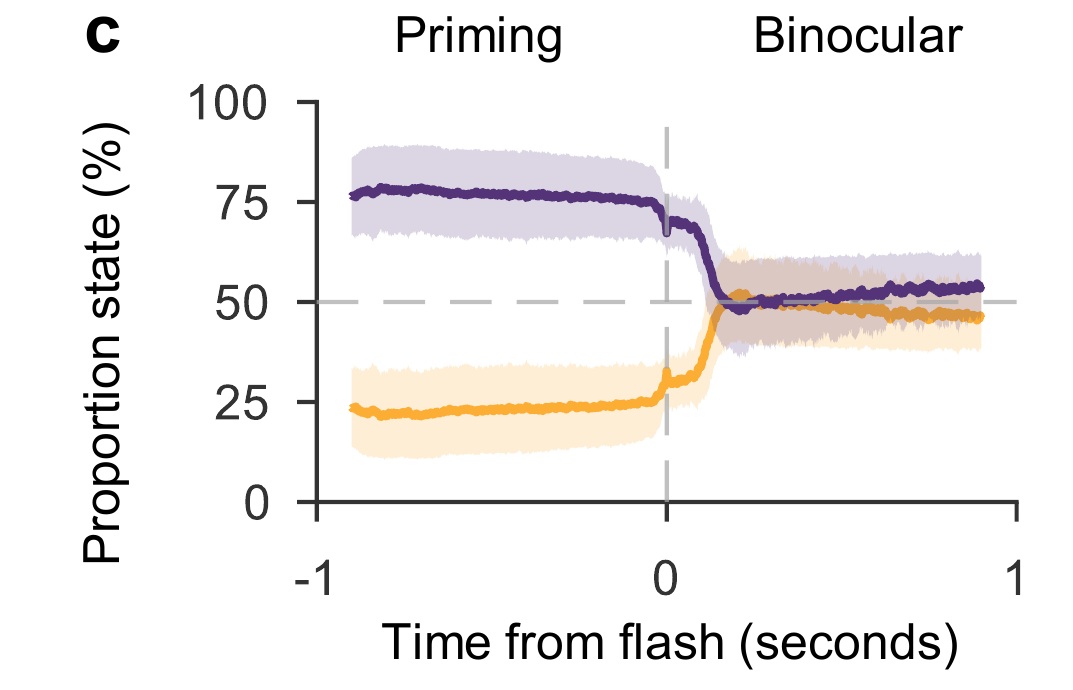
#> input picture digitize/fig2c_crop.png, 1073 x 690 px, found by its file name
$ python digitize_fig2c_5c.py
#> lines starting #> are read from the running program, lines starting #| are printed output that depends on the picture; after the words box and inside, x2 and y2 are one past the last pixel; in counts of white or black regions, pixels touching at a corner belong together
"""Digitize Fig. 2c (state occupancy) and Fig. 5c (median dwell vs bin size) of Hesse et al. (2026)."""
import json
import numpy as np
from PIL import Image

def load(p):
#> called with p = 'digitize/fig2c_crop.png'
    return np.asarray(Image.open(p).convert("RGB")).astype(int)

def group(v):
    out, cur = [], [v[0]]
    for a in v[1:]:
        if a - cur[-1] <= 1:
            cur.append(a)
        else:
            out.append(float(np.mean(cur))); cur = [a]
    out.append(float(np.mean(cur))); return out

# ---------- Fig 2c ----------
im = load("digitize/fig2c_crop.png"); H, W, _ = im.shape
#> after `H, W, _ = im.shape`: H = 690; W = 1073
gray = im.mean(axis=2); dark = gray < 90
#> after `gray = im.mean(axis=2)`:
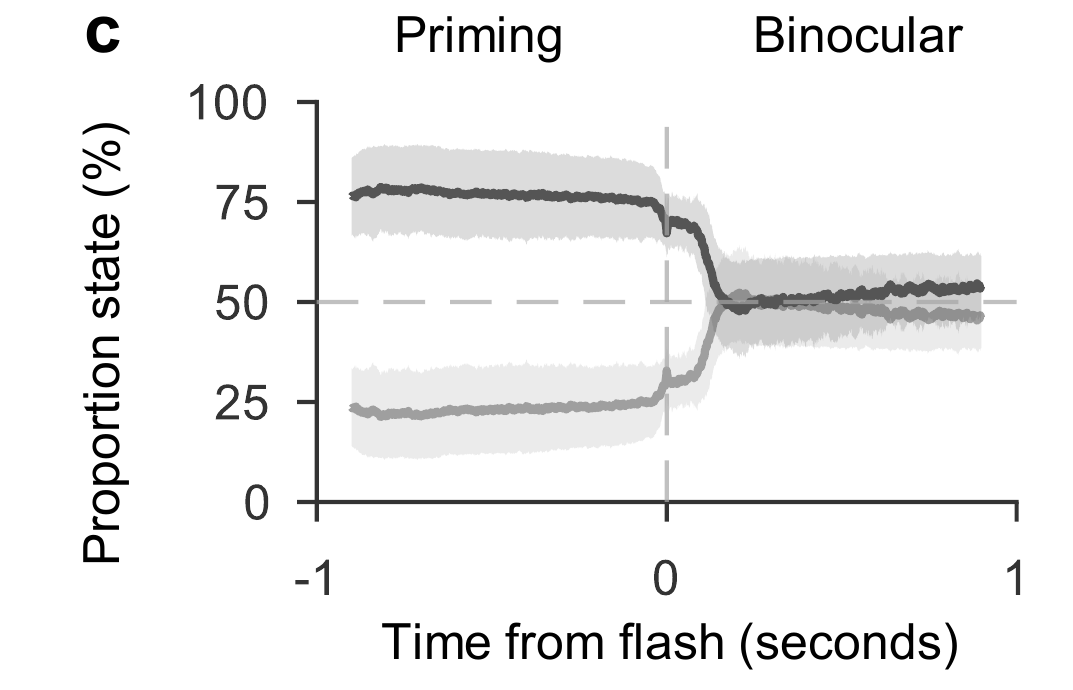
#> gray: shape (690, 1073) float64; min 0, max 255, mean 241.4
#> after `dark = gray < 90`:
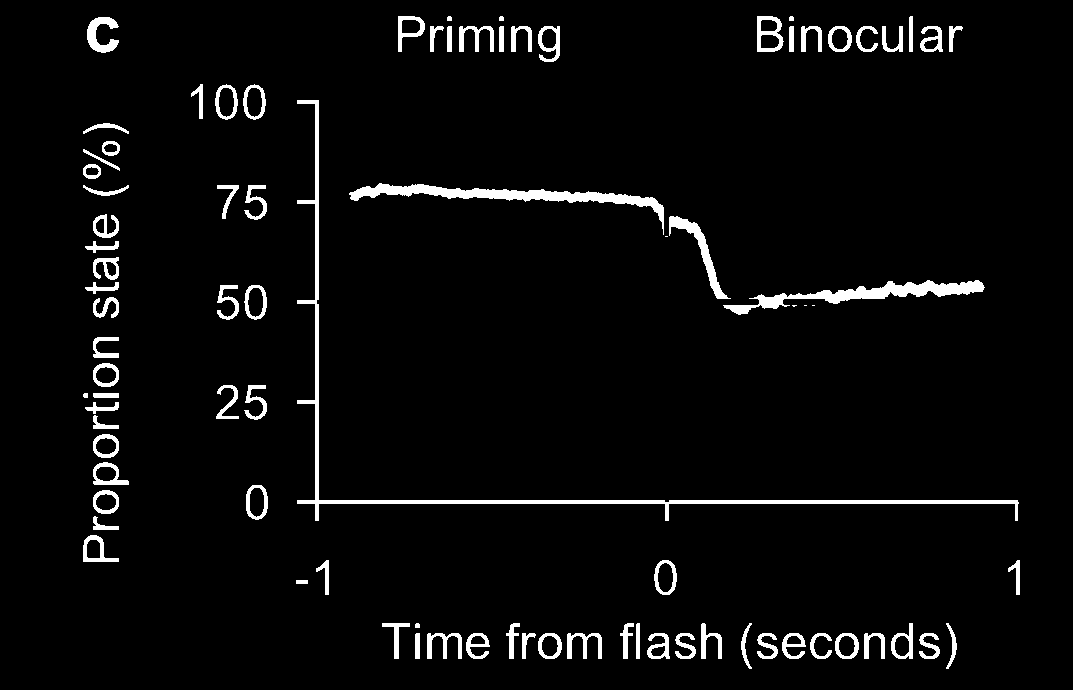
#> dark: shape (690, 1073) bool; 4% white; 86 white regions (4 under 20 px), largest, box (x1, y1, x2, y2) and area: (297, 100, 1019, 521) 4945, (349, 183, 664, 235) 2991, (723, 280, 985, 315) 2556
ax_col = int(np.argmax(dark[:, :600].sum(axis=0)))
#> ax_col = 316
ax_row = int(np.argmax(dark[300:, :].sum(axis=1)) + 300)
#> ax_row = 502
ty = group([r for r in range(H) if dark[r, ax_col - 14:ax_col - 2].mean() > 0.8])
#> in group, `out, cur = [], [v[0]]`: out = []; cur = [100]
#> the loop in group, `for a in v[1:]:` made 19 passes
#> (a, cur) on passes 4, 8, 12, 16: (200, [200]), (300, [300]), (400, [400]), (500, [500])
#> a on passes 1, 2, 3, 5, 6, 7: 101, 102, 103, 201, 202, 203
#> after the loop in group, `for a in v[1:]:`: out = [101.5, 201.5, 301.5, 401.5]
#> ty = [101.5, 201.5, 301.5, 401.5, 501.5]
tx = group([c for c in range(W) if dark[ax_row + 2:ax_row + 14, c].mean() > 0.8])
#> the loop in group (call 2), `for a in v[1:]:` made 15 passes
#> (a, cur) on passes 3, 5, 9, 13: (264, [264]), (315, [315]), (665, [665]), (1015, [1015])
#> a on passes 1, 2, 4, 6, 7, 8: 248, 249, 265, 316, 317, 318
#> tx = [248, 264.5, 316.5, 666.5, 1016]
print("2c axes", ax_col, ax_row, ty, tx)
#| 2c axes 316 502 [101.5, 201.5, 301.5, 401.5, 501.5] [248.0, 264.5, 316.5, 666.5, 1016.0]
ty = sorted(ty)  # 100, 75, 50, 25, 0 top->bottom
y100, y0 = ty[0], ty[-1]
#> y100 = 101.5; y0 = 501.5
x_m1, x_p1 = tx[0], tx[-1]
#> x_m1 = 248; x_p1 = 1016
def yval(r): return 100 * (y0 - r) / (y0 - y100)
def tval(c): return -1 + 2 * (c - x_m1) / (x_p1 - x_m1)
orange = (im[:, :, 0] > 220) & (im[:, :, 1] > 140) & (im[:, :, 1] < 185) & (im[:, :, 2] < 80)
#> orange: shape (690, 1073) bool; 0.55% white; 9 white regions (6 under 20 px), largest, box (x1, y1, x2, y2) and area: (349, 317, 716, 421) 3908, (968, 312, 985, 324) 95, (925, 317, 933, 324) 37
purple = (im[:, :, 0] < 110) & (im[:, :, 1] < 70) & (im[:, :, 2] > 100) & (im[:, :, 2] < 160)
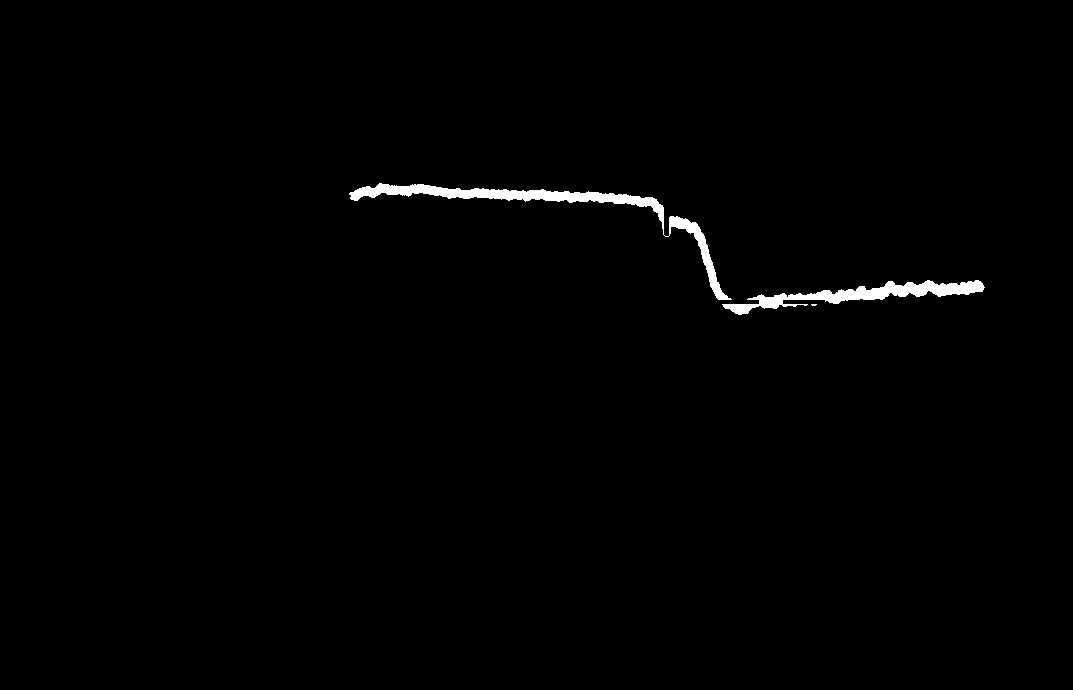
#> purple: shape (690, 1073) bool; 0.92% white; 3 white regions (1 under 20 px), largest, box (x1, y1, x2, y2) and area: (349, 183, 732, 300) 4017, (722, 280, 985, 315) 2753
occ = []
for c in range(int(x_m1) + 5, int(x_p1) - 5, 3):
    ro = np.where(orange[:, c])[0]; rp = np.where(purple[:, c])[0]
    occ.append({"t": round(tval(c), 3),
                "state1_pct": float(yval(np.median(ro))) if len(ro) else None,
                "state2_pct": float(yval(np.median(rp))) if len(rp) else None})
#> this loop made 253 passes
#> (ro, rp) on passes 33 to 35: ([409, 410], [193, 194]), ([404, 405, 406, 407, 408, 409, 410, 411], [192, 193, 194, 195, 196, 197, 198, 199]), ([403, 404, 405, 406, 407, 408, 409, 410, 411, 412], [190, 191, 192, 193, 194, 195, 196, 197, 198, 199, 200])
#> after the loop, occ = 253 items
def mean_in(key, a, b):
#> called with key = 'state1_pct', a = -0.9, b = -0.1
    v = [o[key] for o in occ if a <= o["t"] <= b and o[key] is not None]
#> v = 82 values, max 24 at index 74, min 21.62 at index 11, mean 22.88
    return float(np.mean(v)), len(v)
summ2c = {
    "priming_state1_pct_-0.9_-0.1": mean_in("state1_pct", -0.9, -0.1),
    "priming_state2_pct_-0.9_-0.1": mean_in("state2_pct", -0.9, -0.1),
    "binocular_state1_pct_0.3_0.9": mean_in("state1_pct", 0.3, 0.9),
    "binocular_state2_pct_0.3_0.9": mean_in("state2_pct", 0.3, 0.9),
    "binocular_state1_pct_0.3_0.5": mean_in("state1_pct", 0.3, 0.5),
    "binocular_state1_pct_0.7_0.9": mean_in("state1_pct", 0.7, 0.9),
}
print(json.dumps(summ2c, indent=1))
#> (printed output is left out)

# ---------- Fig 5c (lower panel: median dwell vs bin size, log x axis) ----------
im = load("digitize/fig5c_crop.png"); H, W, _ = im.shape
#> call 2 of load, with p = 'digitize/fig5c_crop.png'
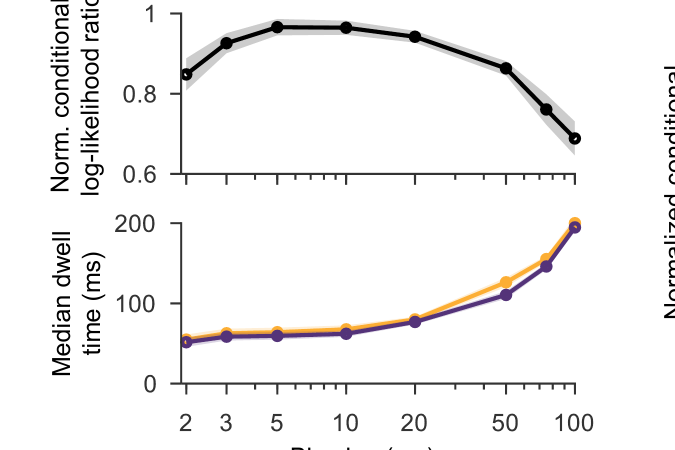
#> input picture digitize/fig5c_crop.png, 1350 x 900 px, found by its file name (shown at 1/2 size)
#> after `H, W, _ = im.shape`: H = 900; W = 1350
gray = im.mean(axis=2); dark = gray < 90
#> after `dark = gray < 90`:
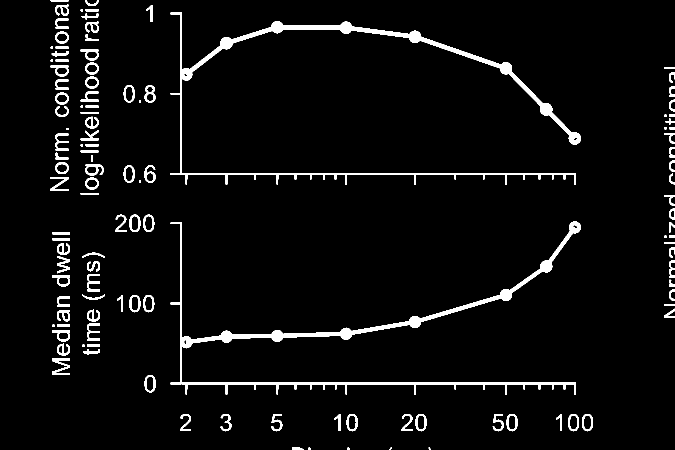
#> dark: shape (900, 1350) bool (shown at 1/2 size); 4.3% white; 119 white regions (3 under 20 px), largest, box (x1, y1, x2, y2) and area: (341, 25, 1162, 369) 15145, (341, 443, 1162, 789) 14062, (104, 716, 140, 750) 571
ax_col = int(np.argmax(dark[:, :500].sum(axis=0)))
#> ax_col = 363
# lower panel x-axis row: dark row with many pixels below row 600
rows = dark[600:, :].sum(axis=1); ax_row = int(np.argmax(rows) + 600)
#> after `rows = dark[600:, :].sum(axis=1)`: rows = 300 values, max 819 at index 165, min 0 at index 189, mean 60.9
#> after `ax_row = int(np.argmax(rows) + 600)`: ax_row = 765
ty = group([r for r in range(400, H) if dark[r, ax_col - 14:ax_col - 2].mean() > 0.8])
#> ty = [446, 606.5, 766.5]
print("5c axis", ax_col, ax_row, "yticks", ty)
#| 5c axis 363 765 yticks [446.0, 606.5, 766.5]
ty = [t for t in ty if t > 420]
y200, y0 = min(ty), max(ty)  # ticks 200,100,0
#> y200 = 446; y0 = 766.5
def dval(r): return 200 * (y0 - r) / (y0 - y200)
# x positions of the bin-size ticks (log scale): label positions known 2,3,5,10,20,50,100
tx = group([c for c in range(W) if dark[ax_row + 2:ax_row + 14, c].mean() > 0.8])
#> tx = [291, 308, 372.5, 452.5, 509.5, 554.5, 590.5, 621, 647.5, 671, 691.5, 829.5, 910, 967.5, 1011.5, 1048, 1078.5, 1105, 1128.5, 1149.5]
print("x ticks (minor+major)", [round(t) for t in tx])
#| x ticks (minor+major) [291, 308, 372, 452, 510, 554, 590, 621, 648, 671, 692, 830, 910, 968, 1012, 1048, 1078, 1105, 1128, 1150]
orange = (im[:, :, 0] > 220) & (im[:, :, 1] > 140) & (im[:, :, 1] < 190) & (im[:, :, 2] < 90)
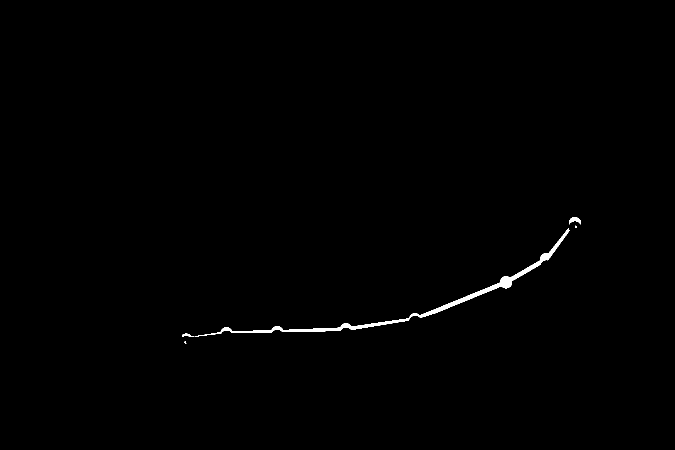
#> orange: shape (900, 1350) bool (shown at 1/2 size); 0.46% white; 5 white regions (2 under 20 px), largest, box (x1, y1, x2, y2) and area: (390, 457, 1139, 673) 5265, (1138, 434, 1162, 449) 188, (365, 667, 389, 674) 84
purple = (im[:, :, 0] < 120) & (im[:, :, 1] < 80) & (im[:, :, 2] > 90) & (im[:, :, 2] < 170)
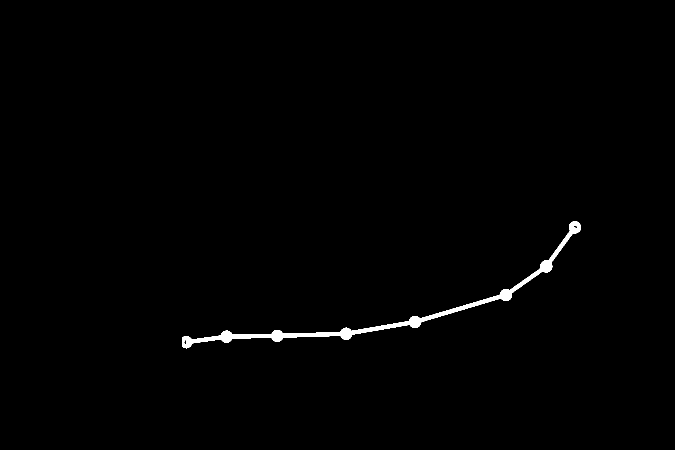
#> purple: shape (900, 1350) bool (shown at 1/2 size); 0.74% white; 1 white region, box (x1, y1, x2, y2) and area: (364, 443, 1162, 697) 8984
# map log10(bin) linearly between the 2 ms and 100 ms major ticks
x2, x100 = tx[0], tx[-1]
#> x2 = 291; x100 = 1149.5
def col_of(b): return int(round(x2 + (np.log10(b) - np.log10(2)) / (np.log10(100) - np.log10(2)) * (x100 - x2)))
dw = {}
for b in [2, 3, 5, 10, 20, 50, 75, 100]:
    c = col_of(b)
    win = range(c - 4, c + 5)
    ro = [r for cc in win for r in range(int(y200) - 30, ax_row - 2) if orange[r, cc]]
    rp = [r for cc in win for r in range(int(y200) - 30, ax_row - 2) if purple[r, cc]]
    dw[b] = {"state1_ms": float(dval(np.median(ro))) if ro else None,
             "state2_ms": float(dval(np.median(rp))) if rp else None}
#> this loop made 8 passes
#> c on passes 1 to 8: 291, 380, 492, 644, 796, 997, 1086, 1150
#> after the loop, dw = 8 items
print(json.dumps(dw, indent=1))
#> (printed output is left out)
json.dump({"fig2c_summary": summ2c, "fig2c_series": occ, "fig5c_dwell": dw,
           "source": "Hesse et al. 2026, Fig. 2c (p.36) and Fig. 5c lower panel (p.39), 600 dpi"},
          open("digitize/fig2c_5c.json", "w"), indent=1)
